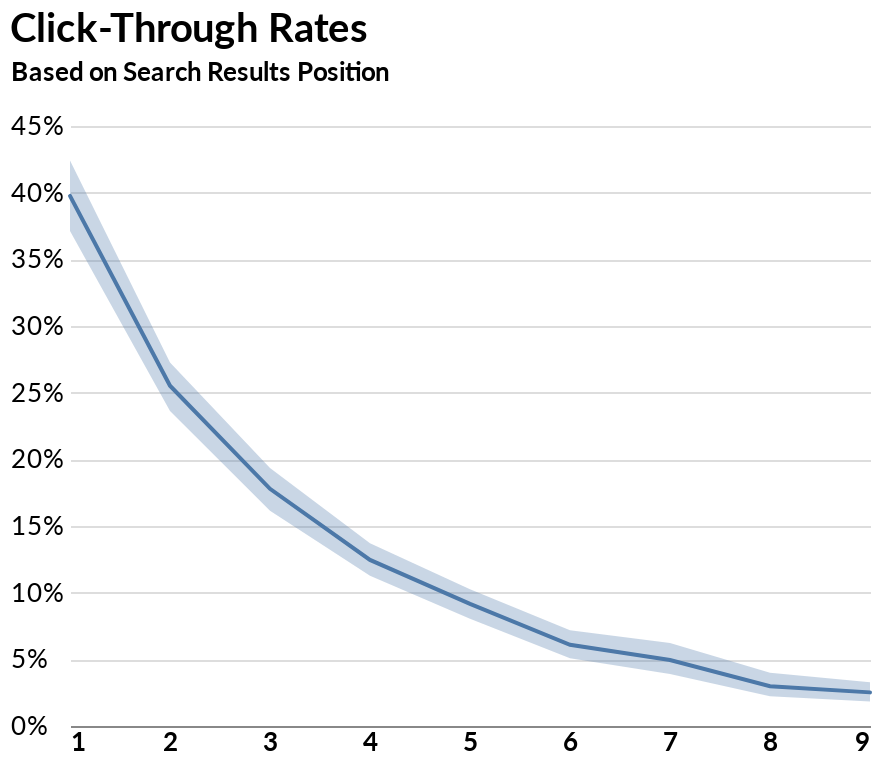

The notebook cell saved with this chart:
### Markdown cell above
#### Confidence Interval:

### Code cell
con_int = alt.Chart(combined).mark_errorband(extent='ci').encode(
    x=alt.X('Bin', title='Search Results Position'),
    y=alt.Y('ctr', title='Based on Search Results Position', axis=alt.Axis(format='.0%'))
)

line = alt.Chart(combined).mark_line(strokeCap='round').encode(
    x=alt.X('Bin', title=None),
    y=alt.Y('mean(ctr)'))

line_con_int = (con_int + line).properties(width=400, title='Click-Through Rates')
line_con_int

### Figure 1 — Vega-Lite specification as saved in the notebook (floating-point values rounded to 4 significant figures; data arrays with more than 128 entries replaced by an {"elided": "..."} marker saying what was removed)
{"$schema": "https://vega.github.io/schema/vega-lite/v3.4.0.json", "background": "white", "config": {"axisX": {"grid": false, "labelAngle": 0, "labelFont": "Lato", "labelFontSize": 13, "labelFontWeight": "bold", "ticks": false, "titleFont": "Lato", "titleFontSize": 13, "titleY": 20}, "axisY": {"domainWidth": 0, "labelAlign": "left", "labelFont": "Lato", "labelFontSize": 13, "labelLimit": 100, "labelPadding": 30, "ticks": false, "titleAlign": "left", "titleAngle": 0, "titleFont": "Lato", "titleFontSize": 13, "titleX": -30, "titleY": -20}, "title": {"anchor": "start", "font": "Lato", "fontSize": 20, "offset": 5}, "view": {"strokeOpacity": 0}}, "data": {"name": "data-3c1a9b705722cb8e4f48b768b4fcabff"}, "datasets": {"data-3c1a9b705722cb8e4f48b768b4fcabff": {"elided": "1487 records"}}, "height": 300, "layer": [{"encoding": {"x": {"field": "Bin", "title": "Search Results Position", "type": "quantitative"}, "y": {"axis": {"format": ".0%"}, "field": "ctr", "title": "Based on Search Results Position", "type": "quantitative"}}, "mark": {"extent": "ci", "type": "errorband"}}, {"encoding": {"x": {"field": "Bin", "title": null, "type": "quantitative"}, "y": {"aggregate": "mean", "field": "ctr", "type": "quantitative"}}, "mark": {"strokeCap": "round", "type": "line"}}], "title": "Click-Through Rates", "width": 400}
